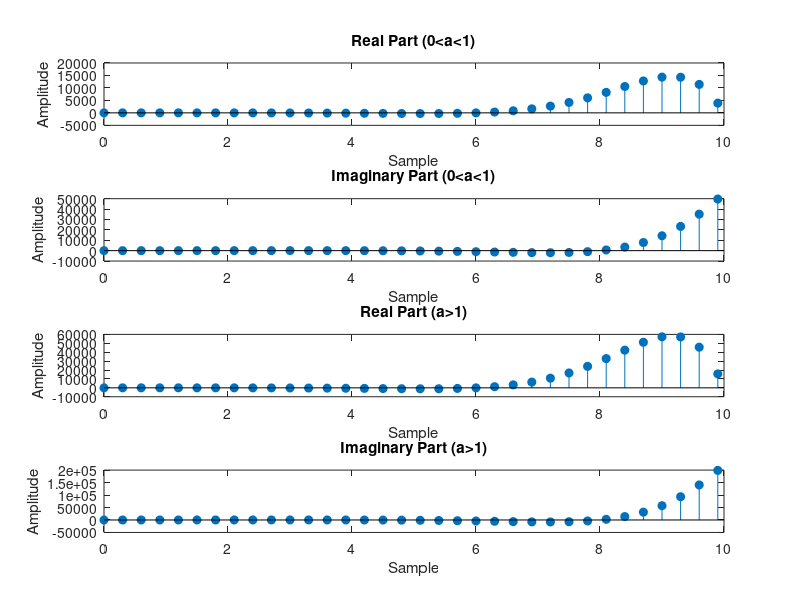

Source code (MATLAB):
clc; clear; close all;

n = 0:0.3:10;
X1 = 5 * exp(pi/4*n*i);
a = 0.5;
X2 = a * exp(n);
X3 = X1.*X2;
a = 2;
X4 = a * exp(n);
X5 = X1.*X4;

% Plotting Real Part for (0<a<1)
subplot(4,1,1);
stem(n,real(X3),'filled');
title('Real Part (0<a<1)');
xlabel('Sample');
ylabel('Amplitude');

% plotting Imaginery Part for (0<a<1) 
subplot(4,1,2);
stem(n,imag(X3),'filled');
title('Imaginary Part (0<a<1)');
xlabel('Sample');
ylabel('Amplitude');

% Plotting Imaginery part for (a>1)
subplot(4,1,3);
stem(n,real(X5),'filled');
title('Real Part (a>1)');
xlabel('Sample');
ylabel('Amplitude');

% Plotting imaginary part for (a>1)
subplot(4,1,4);
stem(n,imag(X5),'filled');
title('Imaginary Part (a>1)');
xlabel('Sample');
ylabel('Amplitude');
